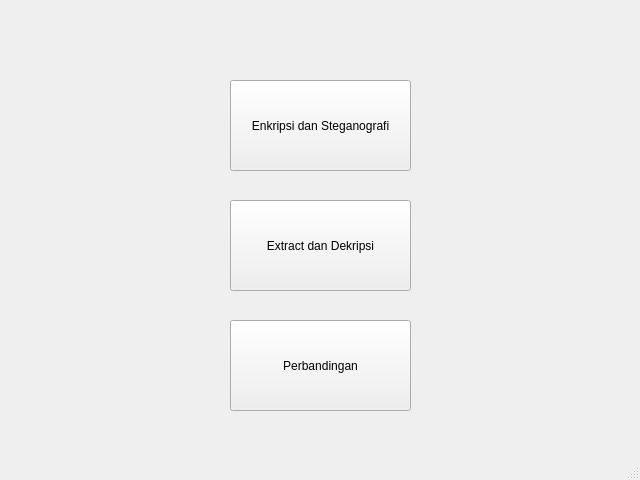
<?xml version="1.0" encoding="UTF-8"?>
<ui version="4.0">
 <class>MainWindow</class>
 <widget class="QMainWindow" name="MainWindow">
  <property name="geometry">
   <rect>
    <x>0</x>
    <y>0</y>
    <width>640</width>
    <height>480</height>
   </rect>
  </property>
  <property name="windowTitle">
   <string>Aplikasi Steganografi dan Enkripsi pada Gambar</string>
  </property>
  <widget class="QWidget" name="centralwidget">
   <widget class="QPushButton" name="btnSteganografiEnkripsi">
    <property name="geometry">
     <rect>
      <x>230</x>
      <y>80</y>
      <width>181</width>
      <height>91</height>
     </rect>
    </property>
    <property name="text">
     <string>Enkripsi dan Steganografi</string>
    </property>
   </widget>
   <widget class="QPushButton" name="btnExtractDecrypt">
    <property name="geometry">
     <rect>
      <x>230</x>
      <y>200</y>
      <width>181</width>
      <height>91</height>
     </rect>
    </property>
    <property name="text">
     <string>Extract dan Dekripsi</string>
    </property>
   </widget>
   <widget class="QPushButton" name="btnCompare">
    <property name="geometry">
     <rect>
      <x>230</x>
      <y>320</y>
      <width>181</width>
      <height>91</height>
     </rect>
    </property>
    <property name="text">
     <string>Perbandingan</string>
    </property>
   </widget>
  </widget>
  <widget class="QStatusBar" name="statusbar"/>
 </widget>
 <resources/>
 <connections/>
</ui>
